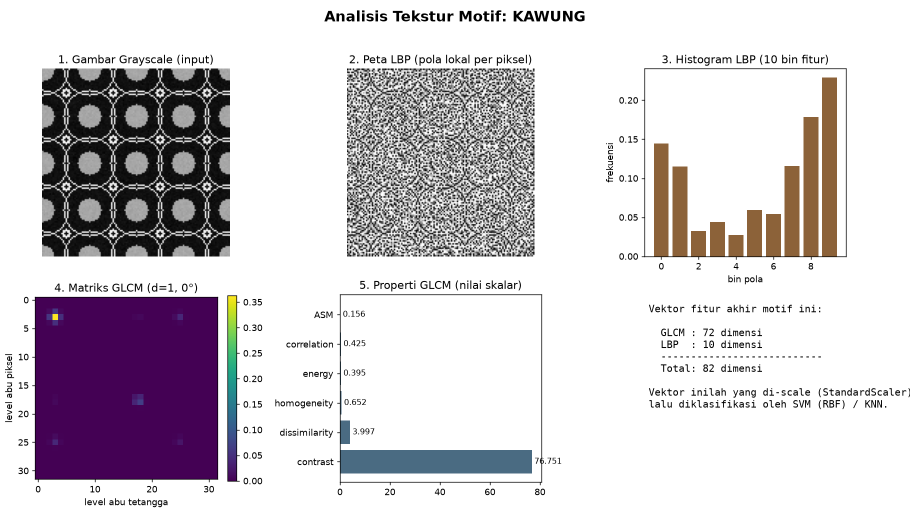
#> input picture docs/img/analysis_kawung.png, 1820 x 1040 px, given as the content of the folder data/test/parang, which was not available (shown at 1/2 size)
$ python generate_visuals.py   (older library calls are emulated)
#> lines starting #> are read from the running program, lines starting #| are printed output that depends on the picture; pictures that were not available may be replaced by others from this repository, and a replacement may not be noted
### src/lbp_extractor.py
import numpy as np
from skimage.feature import local_binary_pattern

def extract_lbp_features(img_gray, P=8, R=1, method='uniform'):
    """Ekstrak histogram Local Binary Pattern (LBP) dari gambar grayscale."""
    lbp = local_binary_pattern(img_gray, P, R, method=method)

    # Jumlah bin HARUS tetap (P + 2 untuk 'uniform'), bukan dari lbp.max(): gambar yang
    # tak memuat nilai LBP tertinggi -> bin lebih sedikit -> panjang fitur beda antar
    # gambar -> scaler.transform error saat predict.
    n_bins = P + 2
    hist, _ = np.histogram(lbp.ravel(), bins=n_bins, range=(0, n_bins), density=True)

    return hist

### src/glcm_svm.py
import sys
import os
sys.path.append(os.path.abspath(os.path.join(os.path.dirname(__file__), '..')))
import cv2
import numpy as np
import pickle
from sklearn.svm import SVC
from sklearn.neighbors import KNeighborsClassifier
from sklearn.preprocessing import StandardScaler
from sklearn.metrics import classification_report, accuracy_score
from src.lbp_extractor import extract_lbp_features

try:
    from skimage.feature import graycomatrix, graycoprops
except ImportError:
    from skimage.feature import greycomatrix as graycomatrix, greycoprops as graycoprops

def extract_glcm_features(img_gray):
    """Ekstrak fitur tekstur GLCM dari gambar grayscale."""
    # Kuantisasi ke 32 level gray -> matriks GLCM lebih ringan & tidak sparse
    img_quantized = (img_gray / 8).astype(np.uint8)

    distances = [1, 2, 4]
    angles = [0, np.pi/4, np.pi/2, 3*np.pi/4]

    glcm = graycomatrix(img_quantized, distances=distances, angles=angles, levels=32, symmetric=True, normed=True)

    properties = ['contrast', 'dissimilarity', 'homogeneity', 'energy', 'correlation', 'ASM']
    feature_vector = []

    for prop in properties:
        values = graycoprops(glcm, prop)
        feature_vector.extend(values.flatten())

    return np.array(feature_vector)

FEATURE_SIZE = 224  # semua gambar disamakan ke ukuran dataset training (DATASETv7 = 224x224)


# [166 lines left out: functions extract_combined_features, load_dataset, train_and_evaluate, train_from_folders, predict_single, not called in this run]

# [2 lines that do not run on import are left out]

### docs/generate_visuals.py
"""Generate per-motif GLCM/LBP visualizations for the docs.

Reuses the project's own feature extractors so the figures match exactly
what the SVM/KNN sees during training.
Run: python docs/generate_visuals.py
"""
import os
import sys
sys.path.append(os.path.abspath(os.path.join(os.path.dirname(__file__), '..')))

import cv2
import numpy as np
import matplotlib.pyplot as plt
from skimage.feature import local_binary_pattern, graycomatrix, graycoprops

from src.glcm_svm import extract_glcm_features
from src.lbp_extractor import extract_lbp_features

MOTIFS = ["parang", "kawung", "megamendung"]
OUT_DIR = os.path.join(os.path.dirname(__file__), "img")
GLCM_PROPS = ['contrast', 'dissimilarity', 'homogeneity', 'energy', 'correlation', 'ASM']


def sample_path(motif):
    d = os.path.join("data", "test", motif)
    files = sorted(f for f in os.listdir(d) if f.endswith(".png"))
    return os.path.join(d, files[0])


def glcm_props_d1a0(gray):
    """Single GLCM (distance=1, angle=0) + its 6 scalar properties, for display."""
    q = (gray / 8).astype(np.uint8)
    glcm = graycomatrix(q, distances=[1], angles=[0], levels=32, symmetric=True, normed=True)
    props = {p: float(graycoprops(glcm, p)[0, 0]) for p in GLCM_PROPS}
    return glcm[:, :, 0, 0], props


def make_figure(motif):
#> called with motif = 'parang'
    gray = cv2.cvtColor(cv2.imread(sample_path(motif)), cv2.COLOR_BGR2GRAY)
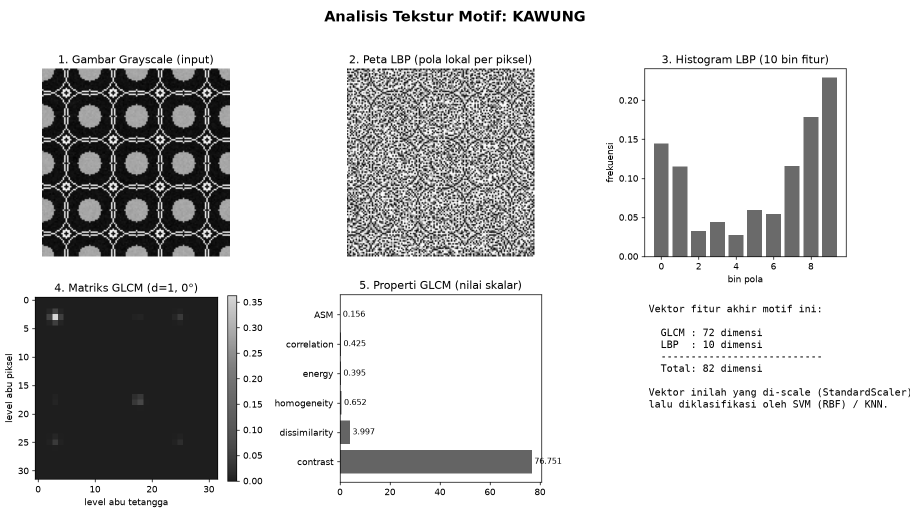
#> gray: shape (1040, 1820) (shown at 1/2 size); min 0, max 255, mean 207.1

    lbp = local_binary_pattern(gray, P=8, R=1, method='uniform')
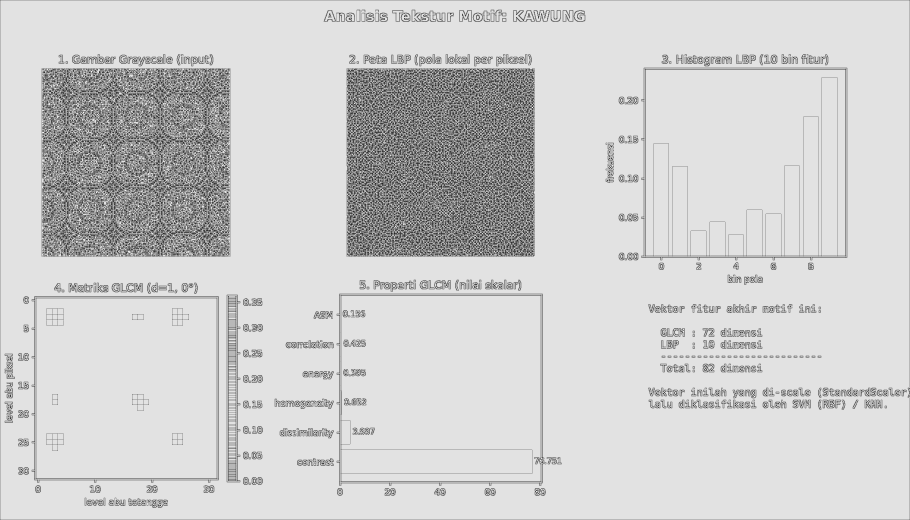
#> lbp: shape (1040, 1820) float64 (shown at 1/2 size); min 0, max 9, mean 7.33; drawn with min black and max white
    lbp_hist = extract_lbp_features(gray)
#> in extract_lbp_features, `hist, _ = np.histogram(lbp.ravel(), bins=n_bins, range=(0, n_bins), de..`: hist = [0.00202, 0.00887, 0.00605, 0.0289, 0.0419, 0.0719, 0.013, 0.0114, 0.806, 0.00993]
#> lbp_hist has the same summary as hist in extract_lbp_features
    glcm_img, props = glcm_props_d1a0(gray)
#> in glcm_props_d1a0, `props = {p: float(graycoprops(glcm, p)[0, 0]) for p in GLCM_PROPS}`: props = {'contrast': 11.23, 'dissimilarity': 0.847, 'homogeneity': 0.895, 'energy': 0.711, 'correlation': 0.949, 'ASM': 0.506}
    full_glcm = extract_glcm_features(gray)  # 72 dims (6 props x 3 dist x 4 angle)
#> after the loop in extract_glcm_features, `for prop in properties:`: feature_vector = 72 values, max 45.64 at index 11, min 0.474 at index 69, mean 5.11
#> full_glcm has the same summary as feature_vector in extract_glcm_features

    fig, ax = plt.subplots(2, 3, figsize=(14, 8))
    fig.suptitle(f"Analisis Tekstur Motif: {motif.upper()}", fontsize=16, fontweight='bold')

    ax[0, 0].imshow(gray, cmap='gray'); ax[0, 0].set_title("1. Gambar Grayscale (input)")
    ax[0, 0].axis('off')

    ax[0, 1].imshow(lbp, cmap='gray'); ax[0, 1].set_title("2. Peta LBP (pola lokal per piksel)")
    ax[0, 1].axis('off')

    ax[0, 2].bar(range(len(lbp_hist)), lbp_hist, color='#8C6239')
    ax[0, 2].set_title("3. Histogram LBP (10 bin fitur)")
    ax[0, 2].set_xlabel("bin pola"); ax[0, 2].set_ylabel("frekuensi")

    im = ax[1, 0].imshow(glcm_img, cmap='viridis')
    ax[1, 0].set_title("4. Matriks GLCM (d=1, 0°)")
    ax[1, 0].set_xlabel("level abu tetangga"); ax[1, 0].set_ylabel("level abu piksel")
    fig.colorbar(im, ax=ax[1, 0], fraction=0.046)

    ax[1, 1].barh(GLCM_PROPS, [props[p] for p in GLCM_PROPS], color='#4A6B82')
    ax[1, 1].set_title("5. Properti GLCM (nilai skalar)")
    for i, p in enumerate(GLCM_PROPS):
        ax[1, 1].text(props[p], i, f" {props[p]:.3f}", va='center', fontsize=9)
#> this loop made 6 passes
#> p on passes 1 to 6: 'contrast', 'dissimilarity', 'homogeneity', 'energy', 'correlation', 'ASM'

    ax[1, 2].axis('off')
    txt = (f"Vektor fitur akhir motif ini:\n\n"
           f"  GLCM : {len(full_glcm)} dimensi\n"
           f"  LBP  : {len(lbp_hist)} dimensi\n"
           f"  ---------------------------\n"
           f"  Total: {len(full_glcm) + len(lbp_hist)} dimensi\n\n"
           f"Vektor inilah yang di-scale (StandardScaler)\n"
           f"lalu diklasifikasi oleh SVM (RBF) / KNN.")
    ax[1, 2].text(0.02, 0.95, txt, va='top', ha='left', fontsize=11, family='monospace')

    plt.tight_layout(rect=[0, 0, 1, 0.96])
    out = os.path.join(OUT_DIR, f"analysis_{motif}.png")
    plt.savefig(out, dpi=130); plt.close()
#> after `plt.savefig(out, dpi=130)`:
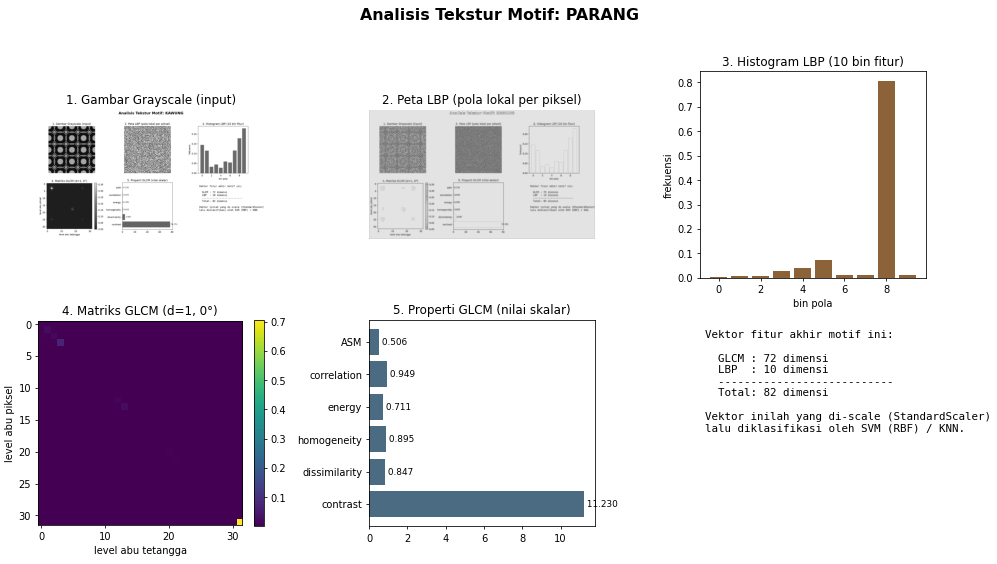
#> figure drawn by matplotlib, 6 panels; panel 3: tallest bar 0.806 high, from x = 7.6 to 8.4
    print(f"  saved: {out}  (GLCM+LBP = {len(full_glcm) + len(lbp_hist)} dim)")
#|   saved: docs/img/analysis_parang.png  (GLCM+LBP = 82 dim)
    return {motif: props}


def main():
    os.makedirs(OUT_DIR, exist_ok=True)
    print("Membuat visualisasi GLCM + LBP per motif...")
    for m in MOTIFS:
        make_figure(m)
    print("Selesai. Lihat docs/img/ dan docs/glcm_lbp_svm.md")


if __name__ == "__main__":
    main()
